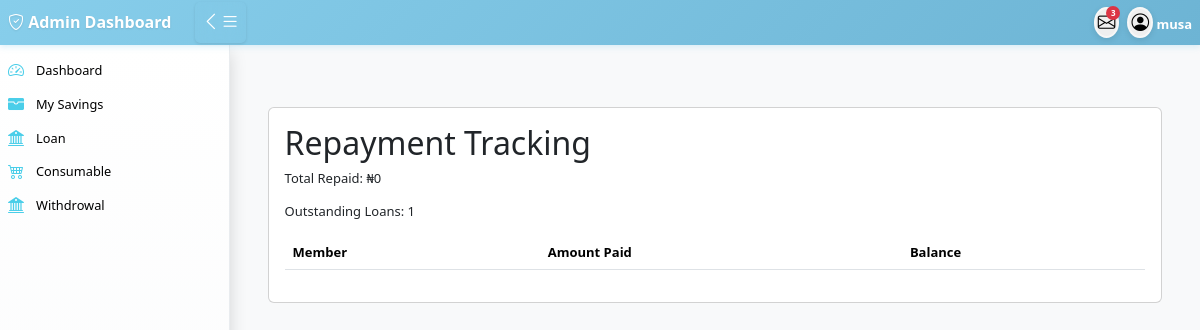
The page /loan/repayments/ (signed in) on the database as committed earlier.
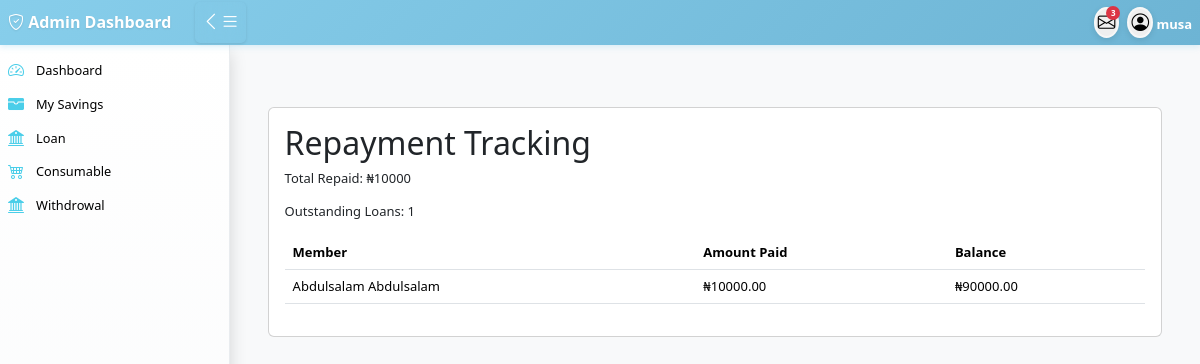
The same page on the database as committed later.
### loan/models.py (models this page shows, shortened)
class LoanRepayback(models.Model):
    loan_request = models.ForeignKey(LoanRequest, on_delete=models.CASCADE, related_name="repaybacks")
    repayment_date = models.DateField()
    amount_paid = models.DecimalField(max_digits=10, decimal_places=2)
    balance_remaining = models.DecimalField(max_digits=10, decimal_places=2)
    created_by = models.ForeignKey(User,on_delete=models.CASCADE)

class LoanRequest(models.Model):
    member = models.ForeignKey(Member, on_delete=models.CASCADE, related_name="loan_requests")
    loan_type = models.ForeignKey(LoanType, on_delete=models.SET_NULL, null=True, blank=True)
    amount = models.DecimalField(max_digits=10, decimal_places=2)
    approved_amount = models.DecimalField(max_digits=10, decimal_places=2, null=True, blank=True)
    loan_term_months = models.PositiveIntegerField()
    application_date = models.DateField(default=today_date)
    approval_date = models.DateField(null=True, blank=True)
    status = models.CharField(max_length=20,choices=[ ("pending", "Pending"),("approved", "Approved"),("rejected", "Rejected"),  ("paid", "paid") ], default="pending",)
    rejection_reason = models.TextField(blank=True, null=True)
    file_one = models.ImageField(upload_to='file_one', blank=True, null=True)
    bank_name = models.ForeignKey(BankName,on_delete=models.CASCADE)
    bank_code = models.ForeignKey(BankCode,on_delete=models.CASCADE)
    account_number  = models.CharField(max_length=100)
    guarantor = models.ForeignKey(Member, on_delete=models.SET_NULL, null=True, blank=True, related_name="guaranteed_loans")
    guarantor_accepted = models.BooleanField(default=False)
    created_by = models.ForeignKey(User,on_delete=models.CASCADE)
    approved_by = models.ForeignKey(User, on_delete=models.SET_NULL, null=True, blank=True, related_name='approved_loan')
    date_created = models.DateTimeField(auto_now_add=True)

### accounts/models.py (models this page shows, shortened)
class Member(models.Model):
    member = models.OneToOneField(User, on_delete=models.CASCADE, null=True, blank=True,related_name='member')
    ippis = models.IntegerField(unique=True)  # Required and unique
    total_savings = models.DecimalField(max_digits=12, decimal_places=2, blank=True, null=True)

class User(AbstractUser):
    first_name = models.CharField(max_length=100)
    last_name = models.CharField(max_length=100)
    other_name = models.CharField(max_length=100)
    date_of_birth = models.DateField(blank=True,null=True)
    username = models.CharField(max_length=100, unique=True)
    savings = models.IntegerField(blank=True,null=True)
    account_type = models.CharField(max_length=100,blank=True,null=True)
    department = models.CharField(max_length=100)
    unit = models.CharField(max_length=100,blank=True,null=True)
    gender = models.ForeignKey(Gender, on_delete=models.CASCADE, blank=True, null=True)
    group = models.ForeignKey(UserGroup, on_delete=models.CASCADE, blank=True, null=True)
    marital_status = models.ForeignKey(MaritalStatus,on_delete=models.SET_NULL, null=True, blank=True)
    religion = models.ForeignKey(Religion, on_delete=models.SET_NULL, null=True, blank=True,)
    passport = models.ImageField(upload_to='passport', blank=True, null=True)
    phone1 = models.CharField(max_length=15,null=True, blank=True)
    phone2 = models.CharField(max_length=15, null=True, blank=True)
    email = models.EmailField(blank=True, null=True)
    member_number = models.CharField(max_length=100)

### loan/views.py (the view)
# urls.py: path('loan/repayments/', views.admin_repayment_tracking, name='admin_repayment_tracking'),
def admin_repayment_tracking(request):
    repayments_list = LoanRepayback.objects.select_related(
        'loan_request__member', 'loan_request__loan_type'
    ).order_by('-repayment_date')
    member_filter = request.GET.get('member')
    date_from = request.GET.get('date_from')
    date_to = request.GET.get('date_to')
    if member_filter:
        repayments_list = repayments_list.filter(loan_request__member_id=member_filter)
    if date_from:
        repayments_list = repayments_list.filter(repayment_date__gte=date_from)
    if date_to:
        repayments_list = repayments_list.filter(repayment_date__lte=date_to)
    paginator = Paginator(repayments_list, 25)
    page_number = request.GET.get('page')
    repayments = paginator.get_page(page_number)
    total_repaid = repayments_list.aggregate(Sum('amount_paid'))['amount_paid__sum'] or 0
    outstanding_loans = LoanRequest.objects.filter(status='approved').count()
    context = { 'repayments': repayments, 'total_repaid': total_repaid,'outstanding_loans': outstanding_loans,
        'members': Member.objects.all(),
        'current_member': member_filter, 'date_from': date_from,'date_to': date_to,
    }
    return render(request, 'loan/repayment_tracking.html', context)

### templates/loan/repayment_tracking.html
{% extends 'base/base.html' %}
{% block content %}
<div class="container mt-5">
    <div class="card">
        <div class="card-body">
            <h2>Repayment Tracking</h2>
<p>Total Repaid: ₦{{ total_repaid }}</p>
<p>Outstanding Loans: {{ outstanding_loans }}</p>
<div class="table-responsive">
<table class="table table-hover">
  <thead><tr>
    <th>Member</th>
    <th>Amount Paid</th>
    <th>Balance</th>
</tr>
</thead>
  <tbody>
    {% for r in repayments %}
    <tr>
      <td>{{ r.loan_request.member.member.first_name }} {{ r.loan_request.member.member.last_name }}</td>
      <td>₦{{ r.amount_paid }}</td>
      <td>₦{{ r.balance_remaining }}</td>
    </tr>
    {% endfor %}
  </tbody>
</table>
</div>
        </div>
    </div>
</div>
{% endblock content %}

Rows that differ between the two databases and show on the page:
added LoanRepayback: loan_request.member.member.first_name "Abdulsalam", loan_request.member.member.last_name "Abdulsalam", amount_paid "10000.00", balance_remaining "90000.00"
Other text that changed with them:
{{ total_repaid }}: "0" → "10000"
